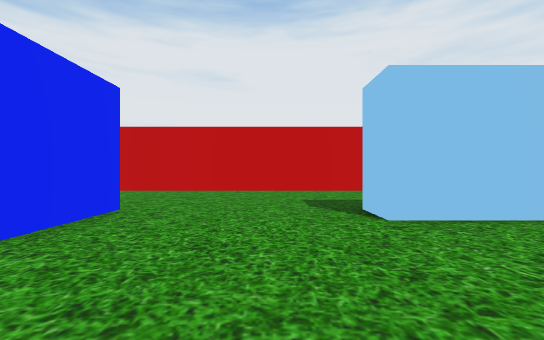
View 1 (above)

21 first-person views from a walk through a 3-D level made in the Unity game engine. The camera is 1.3 m above the floor, looks level and sees 90° across. The floor is counted in squares, 2 m on a side. Each view is taken from the middle of a square. On the plan, view 1 faces up. The plan holds only what a view shows up to about 9 squares ahead; the rest is blank. The place goes on beyond the plan. The player character is not drawn.

View 2
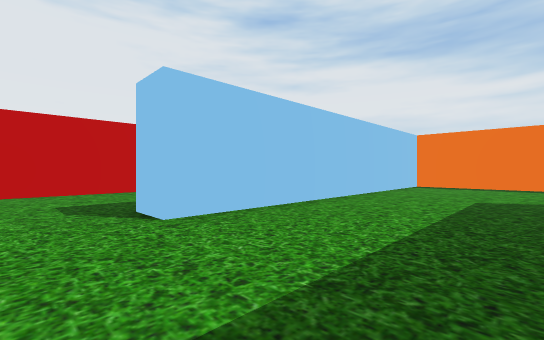

View 3
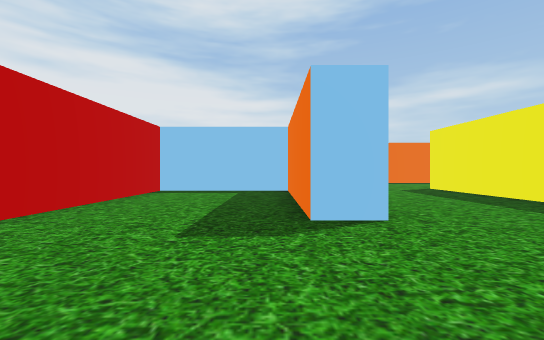

View 4
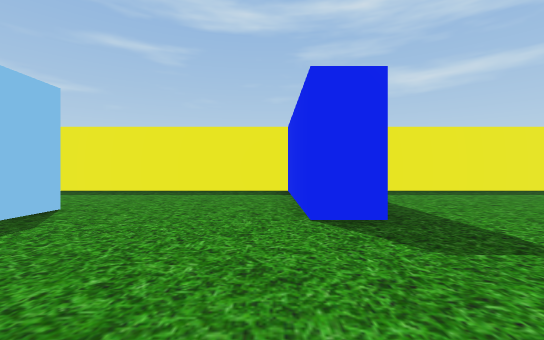

View 5
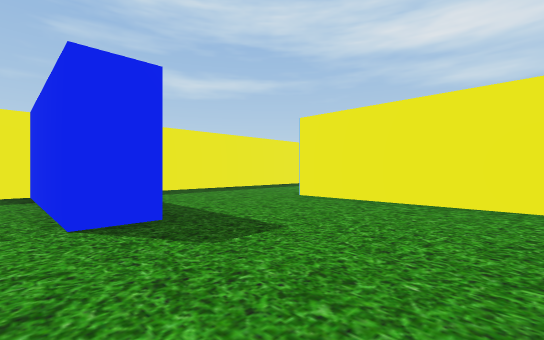

View 6
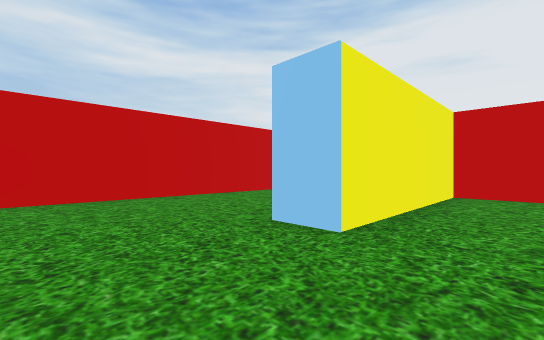

View 7
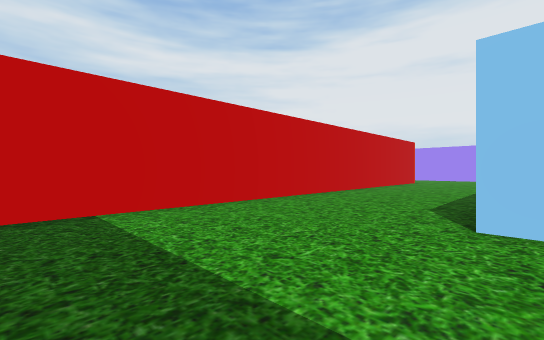

View 8
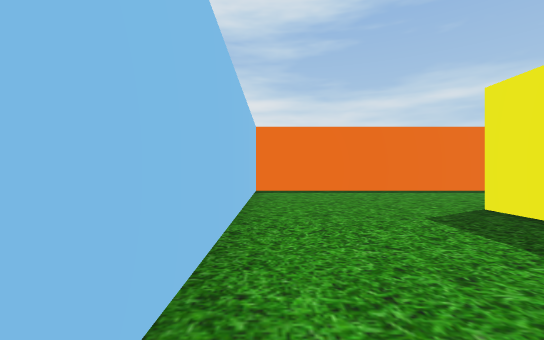

View 9
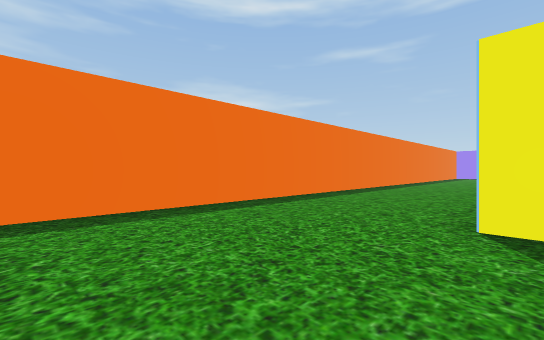

View 10
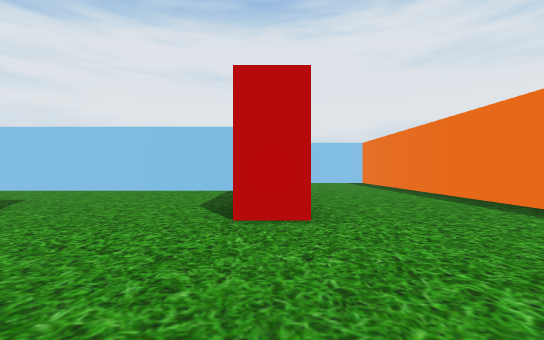

View 11
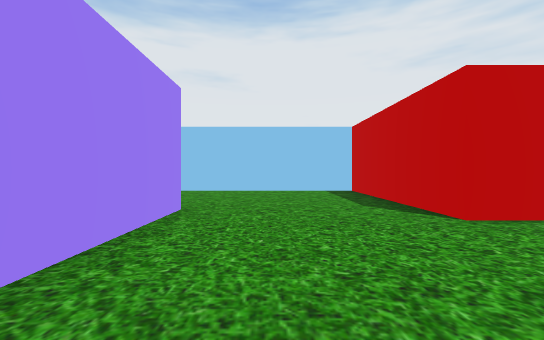

View 12
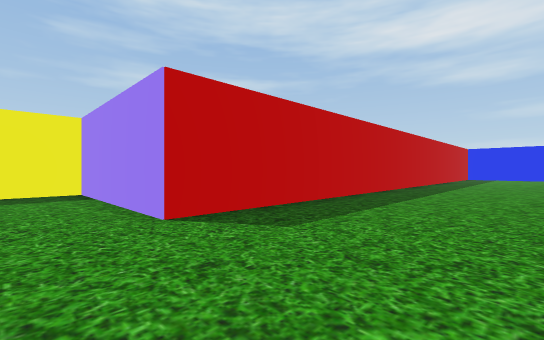

View 13
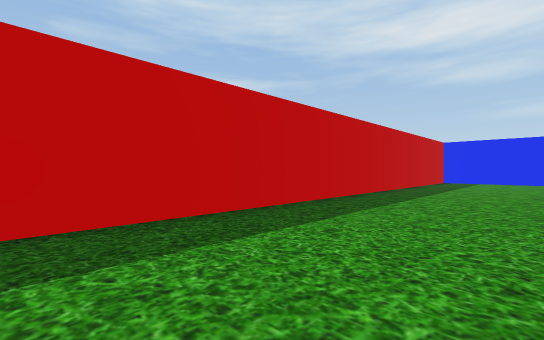

View 14
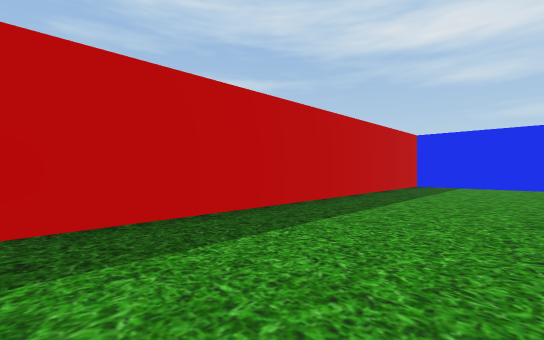

View 15
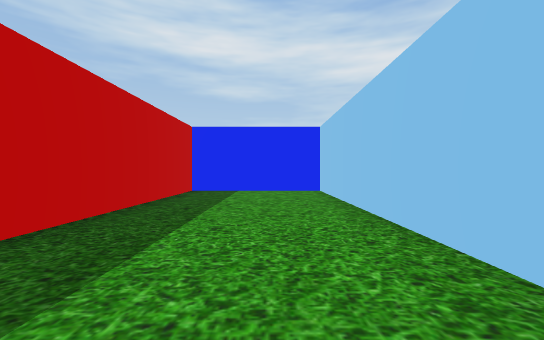

View 16
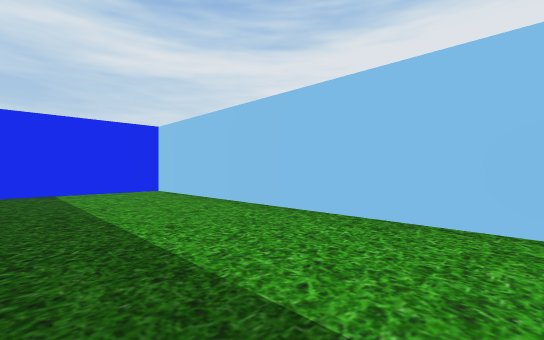

View 17
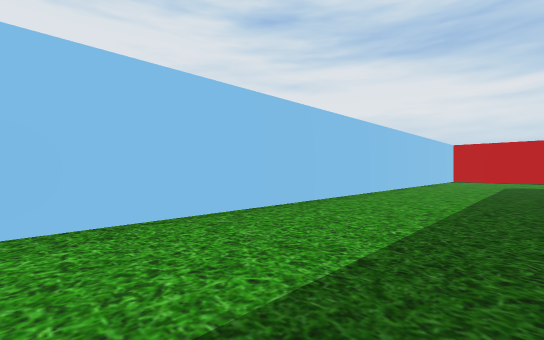

View 18
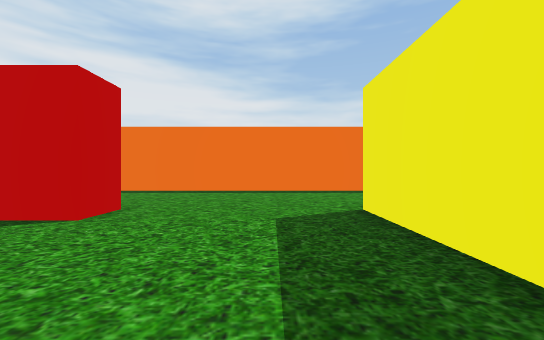

View 19
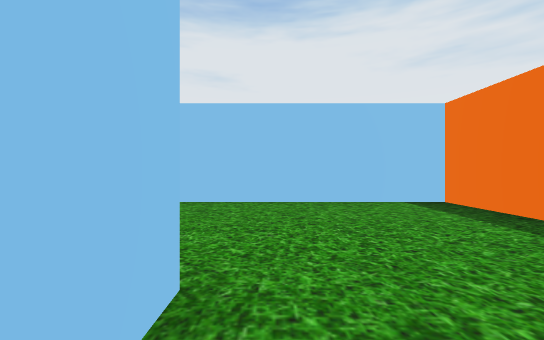

View 20
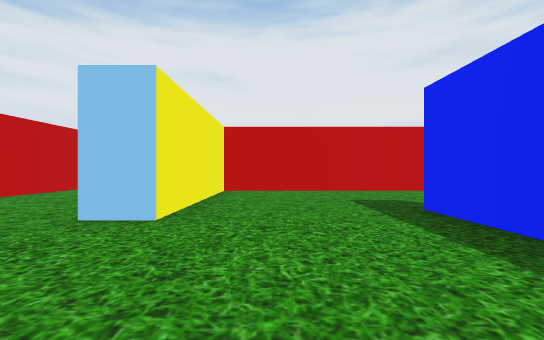

View 21
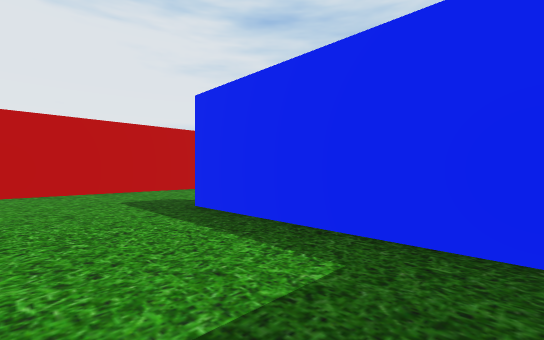

### Floor plan
Points are (right, up) in squares from view 1. A wall is a line through its corners. A room is listed if a view was taken in it or the views show most of it. See-through windows are left out.
Room 1 (views 1, 2, 3, 4, 5, 6, 7, 8, 9, 10, 11, 12, 13, 14, 15, 16, 17, 18, 19, 20, 21)
walls: (-3.5, 0) (-3.5, 4.5) (-2.5, 4.5) (-2.5, -0.5) (7.5, -0.5) (7.5, -1.5); (7.5, -6.5) (6.5, -6.5) (6.5, -1.5) (-17.5, -1.5) (-17.5, -5.5) (2.5, -5.5) (2.5, -10.5) (7.5, -10.5); (-10.5, -0.5) (-5.6, -0.5); (11.5, -11.9) (11.5, 3.5) (1.5, 3.5) (1.5, 4.5) (6.5, 4.5) (6.5, 8.5) (-7.5, 8.5) (-7.5, 3.5) (-8.5, 3.5); (-12.5, 9) (-12.5, 0)

Positions as (right, up) in squares from view 1, and headings:
1: (0, 0), facing up
2: (0, 0), facing up-right
3: (-2, 5), facing right
4: (-2, 8), facing down
5: (-2, 8), facing down-left
6: (-6, 1), facing up-left
7: (-8, 0), facing up-left
8: (3, 3), facing right
9: (7, 3), facing down-right
10: (7, -10), facing up
11: (4, -10), facing up
12: (4, -2), facing down-left
13: (-2, -2), facing down-left
14: (-6, -2), facing down-left
15: (-9, -3), facing left
16: (-9, -5), facing up-left
17: (-11, -5), facing up-right
18: (3, -9), facing right
19: (8, -2), facing up
20: (-6, 0), facing up
21: (-6, 0), facing up-right
